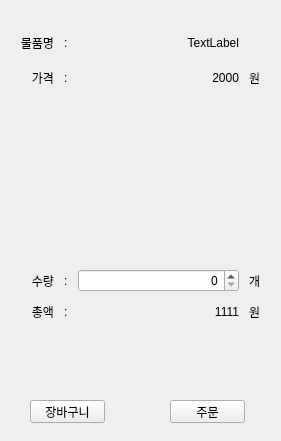
<?xml version="1.0" encoding="UTF-8"?>
<ui version="4.0">
 <class>OrderSide</class>
 <widget class="QFrame" name="OrderSide">
  <property name="geometry">
   <rect>
    <x>0</x>
    <y>0</y>
    <width>281</width>
    <height>441</height>
   </rect>
  </property>
  <property name="windowTitle">
   <string>Frame</string>
  </property>
  <widget class="QPushButton" name="Cart">
   <property name="geometry">
    <rect>
     <x>30</x>
     <y>400</y>
     <width>75</width>
     <height>23</height>
    </rect>
   </property>
   <property name="text">
    <string>장바구니</string>
   </property>
  </widget>
  <widget class="QPushButton" name="Order">
   <property name="geometry">
    <rect>
     <x>170</x>
     <y>400</y>
     <width>75</width>
     <height>23</height>
    </rect>
   </property>
   <property name="text">
    <string>주문</string>
   </property>
  </widget>
  <widget class="QWidget" name="gridLayoutWidget">
   <property name="geometry">
    <rect>
     <x>10</x>
     <y>20</y>
     <width>261</width>
     <height>311</height>
    </rect>
   </property>
   <layout class="QGridLayout" name="gridLayout" rowstretch="0,0,1,0,0" columnstretch="0,0,1,0" rowminimumheight="25,25,25,25,0">
    <property name="leftMargin">
     <number>10</number>
    </property>
    <property name="topMargin">
     <number>10</number>
    </property>
    <property name="rightMargin">
     <number>10</number>
    </property>
    <property name="bottomMargin">
     <number>10</number>
    </property>
    <property name="spacing">
     <number>10</number>
    </property>
    <item row="0" column="1">
     <widget class="QLabel" name="label_8">
      <property name="text">
       <string>:</string>
      </property>
     </widget>
    </item>
    <item row="3" column="0">
     <widget class="QLabel" name="label_10">
      <property name="text">
       <string>수량</string>
      </property>
      <property name="alignment">
       <set>Qt::AlignRight|Qt::AlignTrailing|Qt::AlignVCenter</set>
      </property>
     </widget>
    </item>
    <item row="1" column="0">
     <widget class="QLabel" name="label_4">
      <property name="text">
       <string>가격</string>
      </property>
      <property name="alignment">
       <set>Qt::AlignRight|Qt::AlignTrailing|Qt::AlignVCenter</set>
      </property>
     </widget>
    </item>
    <item row="3" column="3">
     <widget class="QLabel" name="label_12">
      <property name="text">
       <string>개</string>
      </property>
     </widget>
    </item>
    <item row="1" column="2">
     <widget class="QLabel" name="Price">
      <property name="text">
       <string>2000</string>
      </property>
      <property name="alignment">
       <set>Qt::AlignRight|Qt::AlignTrailing|Qt::AlignVCenter</set>
      </property>
     </widget>
    </item>
    <item row="1" column="3">
     <widget class="QLabel" name="label_6">
      <property name="text">
       <string>원</string>
      </property>
     </widget>
    </item>
    <item row="1" column="1">
     <widget class="QLabel" name="label_9">
      <property name="text">
       <string>:</string>
      </property>
     </widget>
    </item>
    <item row="3" column="2">
     <widget class="QSpinBox" name="CountBox">
      <property name="alignment">
       <set>Qt::AlignRight|Qt::AlignTrailing|Qt::AlignVCenter</set>
      </property>
      <property name="maximum">
       <number>999999999</number>
      </property>
     </widget>
    </item>
    <item row="0" column="0">
     <widget class="QLabel" name="label_2">
      <property name="text">
       <string>물품명</string>
      </property>
      <property name="alignment">
       <set>Qt::AlignRight|Qt::AlignTrailing|Qt::AlignVCenter</set>
      </property>
     </widget>
    </item>
    <item row="3" column="1">
     <widget class="QLabel" name="label_11">
      <property name="text">
       <string>:</string>
      </property>
     </widget>
    </item>
    <item row="0" column="3">
     <widget class="QLabel" name="label_7">
      <property name="text">
       <string/>
      </property>
     </widget>
    </item>
    <item row="4" column="0">
     <widget class="QLabel" name="label_13">
      <property name="text">
       <string>총액</string>
      </property>
      <property name="alignment">
       <set>Qt::AlignRight|Qt::AlignTrailing|Qt::AlignVCenter</set>
      </property>
     </widget>
    </item>
    <item row="4" column="1">
     <widget class="QLabel" name="label_14">
      <property name="text">
       <string>:</string>
      </property>
     </widget>
    </item>
    <item row="4" column="3">
     <widget class="QLabel" name="label_15">
      <property name="text">
       <string>원</string>
      </property>
     </widget>
    </item>
    <item row="4" column="2">
     <widget class="QLabel" name="Sum_Price">
      <property name="text">
       <string>1111</string>
      </property>
      <property name="alignment">
       <set>Qt::AlignRight|Qt::AlignTrailing|Qt::AlignVCenter</set>
      </property>
     </widget>
    </item>
    <item row="2" column="0" colspan="4">
     <spacer name="verticalSpacer">
      <property name="orientation">
       <enum>Qt::Vertical</enum>
      </property>
      <property name="sizeType">
       <enum>QSizePolicy::Preferred</enum>
      </property>
      <property name="sizeHint" stdset="0">
       <size>
        <width>1</width>
        <height>10</height>
       </size>
      </property>
     </spacer>
    </item>
    <item row="0" column="2">
     <widget class="QLabel" name="ProductName">
      <property name="text">
       <string>TextLabel</string>
      </property>
      <property name="alignment">
       <set>Qt::AlignRight|Qt::AlignTrailing|Qt::AlignVCenter</set>
      </property>
     </widget>
    </item>
   </layout>
  </widget>
 </widget>
 <resources/>
 <connections/>
</ui>
